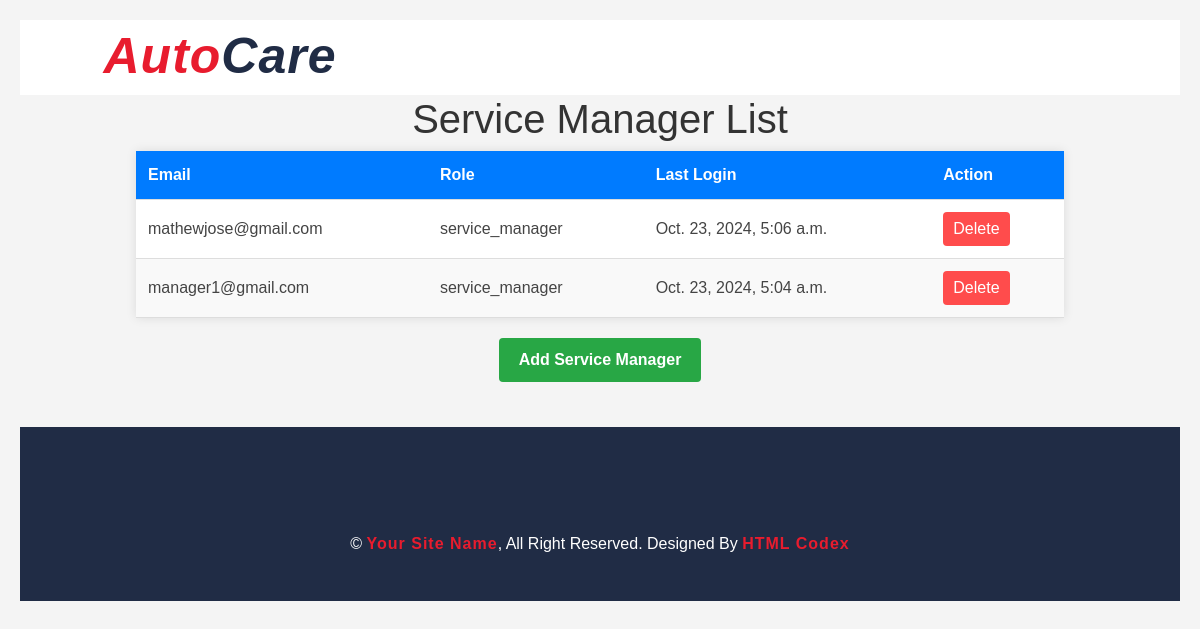
Before: /service_manager_list/ with the older database file.
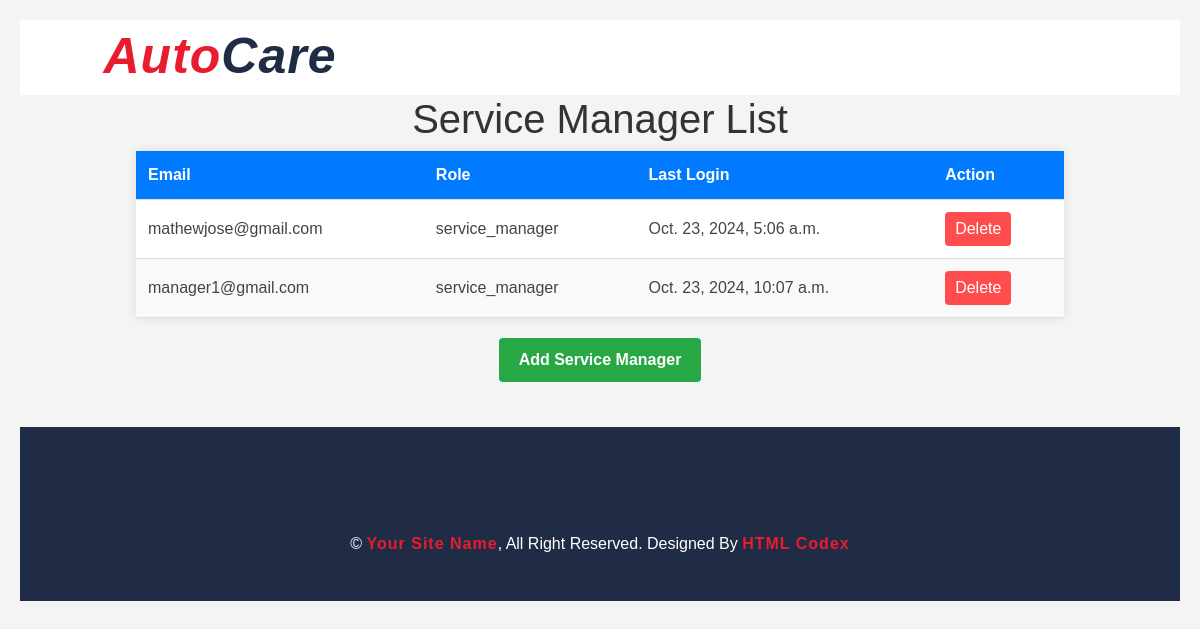
After: the same page with the newer database file.
### autocareweb/models.py (models this page shows, shortened)
class CustomUser(AbstractBaseUser, PermissionsMixin):
    email = models.EmailField(unique=True)
    role = models.CharField(max_length=20, choices=UserRole.choices, default=UserRole.CUSTOMER)
    is_active = models.BooleanField(default=True)
    is_staff = models.BooleanField(default=False)
    objects = CustomUserManager()
    USERNAME_FIELD = 'email'
    REQUIRED_FIELDS = []

### autocareweb/views.py (the view)
def service_manager_list(request):
    managers = CustomUser.objects.filter(role='service_manager')  # Filter service managers
    return render(request, 'admin/service_manager_list.html', {'managers': managers})

### templates/admin/service_manager_list.html (shortened to what this page needs)
{% extends 'partials/baseadmin.html' %}
{%block content%}
{% load static %}
<!DOCTYPE html>
<html lang="en">
<head>
</head>
<body>
    <h1>Service Manager List</h1>
    <table>
        <thead>
            <tr>
                <th>Email</th>
                <th>Role</th>
                <th>Last Login</th>
                <th>Action</th>
            </tr>
        </thead>
        <tbody>
            {% for manager in managers %}
                <tr>
                    <td>{{ manager.email }}</td>
                    <td>{{ manager.role }}</td>
                    <td>{{ manager.last_login }}</td>
                    <td>
                        <form method="POST" action="{% url 'delete_service_manager' manager.email %}">
                            <button type="submit" class="delete-btn">Delete</button>
                        </form>
                    </td>
                </tr>
            {% endfor %}
        </tbody>
    </table>
    <div class="button-container">
        <a href="{% url 'add_service_manager' %}" class="add-btn">Add Service Manager</a>
    </div>
</body>
</html>
{%endblock%}

Changed rows visible on the page:
changed CustomUser "manager1@gmail.com": last_login "Oct. 23, 2024, 5:04 a.m." → "Oct. 23, 2024, 10:07 a.m."
